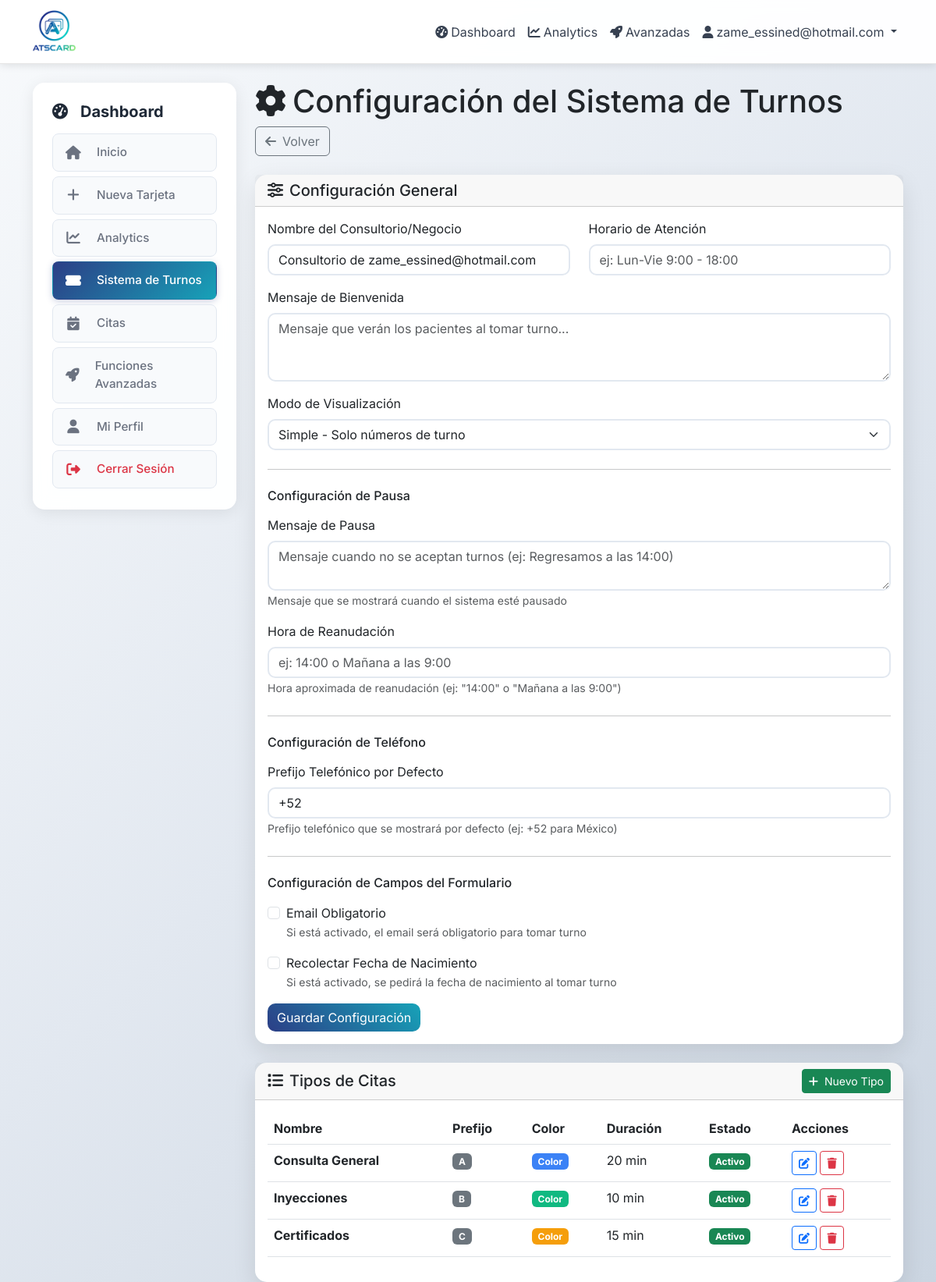
Screenshot of /dashboard/tickets/settings (signed in) with the database file from the repository.
### app/models.py (models this page shows, shortened)
class User(UserMixin, db.Model):
    id = db.Column(db.Integer, primary_key=True)
    email = db.Column(db.String(120), unique=True, nullable=False, index=True)
    password_hash = db.Column(db.String(255), nullable=False)
    role = db.Column(Enum('admin', 'user', name='user_roles'), default='user', nullable=False)
    is_active = db.Column(db.Boolean, default=True, nullable=False)
    is_approved = db.Column(db.Boolean, default=False)
    approved_at = db.Column(db.DateTime)
    approved_by_id = db.Column(db.Integer)
    is_suspended = db.Column(db.Boolean, default=False)
    suspension_reason = db.Column(db.String(500))
    suspended_at = db.Column(db.DateTime)
    suspended_by_id = db.Column(db.Integer)
    max_cards = db.Column(db.Integer, default=1, nullable=False)
    last_login = db.Column(db.DateTime)
    total_views = db.Column(db.Integer, default=0)
    email_verified = db.Column(db.Boolean, default=False)
    email_verified_at = db.Column(db.DateTime)
    reset_token = db.Column(db.String(255))
    reset_token_expires = db.Column(db.DateTime)
    created_at = db.Column(db.DateTime, default=now_utc_for_db)
    updated_at = db.Column(db.DateTime, default=now_utc_for_db, onupdate=now_utc_for_db)
    cards = db.relationship('Card', backref='owner', lazy='dynamic', cascade='all, delete-orphan')
    ticket_system = db.relationship('TicketSystem', backref='owner', uselist=False, cascade='all, delete-orphan')
    def is_admin(self):
        return self.role == 'admin'

class TicketSystem(db.Model):
    __tablename__ = 'ticket_system'
    id = db.Column(db.Integer, primary_key=True)
    user_id = db.Column(db.Integer, db.ForeignKey('user.id'), nullable=False, unique=True)
    is_enabled = db.Column(db.Boolean, default=False, nullable=False)  # Controlado por admin
    business_name = db.Column(db.String(200))  # Nombre del consultorio
    welcome_message = db.Column(db.Text)  # Mensaje de bienvenida para pacientes
    business_hours = db.Column(db.String(500))  # Horario de atención
    max_ticket_types = db.Column(db.Integer, default=10)  # Límite de tipos de tickets
    display_mode = db.Column(Enum('simple', 'detailed', name='display_modes'), default='simple')
    is_accepting_tickets = db.Column(db.Boolean, default=True, nullable=False)  # Si está aceptando turnos
    pause_message = db.Column(db.Text)  # Mensaje cuando está pausado
    resume_time = db.Column(db.String(100))  # Hora de reanudación (ej: "14:00" o "Mañana a las 9:00")
    phone_country_prefix = db.Column(db.String(10), default='+52')  # Prefijo telefónico por defecto
    require_patient_phone = db.Column(db.Boolean, default=True, nullable=False)  # Siempre obligatorio
    require_patient_email = db.Column(db.Boolean, default=False, nullable=False)  # Email obligatorio
    collect_patient_birthdate = db.Column(db.Boolean, default=False, nullable=False)  # Recolectar fecha de nacimiento
    notify_new_ticket = db.Column(db.Boolean, default=True, nullable=False)  # Notificar nuevos turnos
    notify_long_wait = db.Column(db.Boolean, default=True, nullable=False)  # Notificar tiempos largos
    long_wait_threshold = db.Column(db.Integer, default=60, nullable=False)  # Minutos para alerta
    send_whatsapp_reminders = db.Column(db.Boolean, default=False, nullable=False)  # Enviar recordatorios WhatsApp
    reminder_threshold = db.Column(db.Integer, default=3, nullable=False)  # Turnos antes para enviar recordatorio
    target_service_time = db.Column(db.Integer, default=20, nullable=False)  # Tiempo objetivo por paciente (min)
    enable_sound_alerts = db.Column(db.Boolean, default=True, nullable=False)  # Sonido en pantalla pública
    created_at = db.Column(db.DateTime, default=now_utc_for_db)
    updated_at = db.Column(db.DateTime, default=now_utc_for_db, onupdate=now_utc_for_db)
    ticket_types = db.relationship('TicketType', backref='system', lazy='dynamic', cascade='all, delete-orphan')
    tickets = db.relationship('Ticket', backref='system', lazy='dynamic', cascade='all, delete-orphan')
    def get_waiting_count(self):
        return self.tickets.filter_by(status='waiting').count()

class TicketType(db.Model):
    __tablename__ = 'ticket_type'
    id = db.Column(db.Integer, primary_key=True)
    ticket_system_id = db.Column(db.Integer, db.ForeignKey('ticket_system.id'), nullable=False)
    name = db.Column(db.String(100), nullable=False)  # "Consulta General", "Inyecciones", etc.
    description = db.Column(db.String(500))
    color = db.Column(db.String(7), default='#6366f1')  # Color hex para identificación visual
    estimated_duration = db.Column(db.Integer, default=30)  # Duración estimada en minutos
    prefix = db.Column(db.String(5), default='A')  # Prefijo para números de ticket (A, B, C, etc.)
    is_active = db.Column(db.Boolean, default=True)
    order_index = db.Column(db.Integer, default=0)
    created_at = db.Column(db.DateTime, default=now_utc_for_db)
    tickets = db.relationship('Ticket', backref='type', lazy='dynamic', cascade='all, delete-orphan')

### app/dashboard/routes.py (the view, shortened to what this page needs)
@bp.route('/tickets/settings', methods=['GET', 'POST'])
@login_required
def tickets_settings():
    from .forms import TicketSystemForm, TicketTypeForm
    if not current_user.ticket_system or not current_user.ticket_system.is_enabled:
        flash('El sistema de turnos no está habilitado para tu cuenta. Contacta al administrador.', 'warning')
        return redirect(url_for('dashboard.index'))
    system = current_user.ticket_system
    system_form = TicketSystemForm(obj=system)
    ticket_types = system.ticket_types.order_by(TicketType.order_index).all()
    user_agent = request.headers.get('User-Agent', '').lower()
    is_mobile = any(keyword in user_agent for keyword in [
        'mobile', 'android', 'iphone', 'ipad', 'ipod', 'blackberry', 'windows phone'
    ])
    if is_mobile:
        return render_template('dashboard/tickets_settings_pwa.html',
                              system=system,
                              system_form=system_form,
                              ticket_types=ticket_types)
    else:
        return render_template('dashboard/tickets/settings.html',
                              system=system,
                              system_form=system_form,
                              ticket_types=ticket_types)

### app/templates/dashboard/tickets/settings.html (shortened to what this page needs)
{% extends "base.html" %}
{% block content %}
<div class="row">
    <div class="col-md-3">
        {% include 'dashboard/_sidebar.html' %}
    </div>
    <div class="col-md-9">
        <div class="dashboard-header mb-4">
            <div class="header-content">
                <div class="header-left">
                    <h1 class="dashboard-title">
                        <i class="fas fa-cog me-2"></i>Configuración del Sistema de Turnos
                    </h1>
                </div>
                <div class="header-right">
                    <a href="{{ url_for('dashboard.tickets') }}" class="btn btn-outline-secondary">
                        <i class="fas fa-arrow-left me-2"></i>Volver
                    </a>
                </div>
            </div>
        </div>
        <div class="card mb-4">
            <div class="card-header">
                <h5 class="mb-0"><i class="fas fa-sliders-h me-2"></i>Configuración General</h5>
            </div>
            <div class="card-body">
                <form method="POST">
                    <div class="row">
                        <div class="col-md-6 mb-3">
                            {{ system_form.business_name.label(class="form-label") }}
                            {{ system_form.business_name() }}
                        </div>
                        <div class="col-md-6 mb-3">
                            {{ system_form.business_hours.label(class="form-label") }}
                            {{ system_form.business_hours() }}
                        </div>
                    </div>
                    <div class="mb-3">
                        {{ system_form.welcome_message.label(class="form-label") }}
                        {{ system_form.welcome_message() }}
                    </div>
                    <div class="mb-3">
                        {{ system_form.display_mode.label(class="form-label") }}
                        {{ system_form.display_mode() }}
                    </div>
                    <hr class="my-4">
                    <h6 class="mb-3">Configuración de Pausa</h6>
                    <div class="mb-3">
                        {{ system_form.pause_message.label(class="form-label") }}
                        {{ system_form.pause_message() }}
                        <small class="form-text text-muted">Mensaje que se mostrará cuando el sistema esté pausado</small>
                    </div>
                    <div class="mb-3">
                        {{ system_form.resume_time.label(class="form-label") }}
                        {{ system_form.resume_time() }}
                        <small class="form-text text-muted">Hora aproximada de reanudación (ej: "14:00" o "Mañana a las 9:00")</small>
                    </div>
                    <hr class="my-4">
                    <h6 class="mb-3">Configuración de Teléfono</h6>
                    <div class="mb-3">
                        {{ system_form.phone_country_prefix.label(class="form-label") }}
                        {{ system_form.phone_country_prefix() }}
                        <small class="form-text text-muted">Prefijo telefónico que se mostrará por defecto (ej: +52 para México)</small>
                    </div>
                    <hr class="my-4">
                    <h6 class="mb-3">Configuración de Campos del Formulario</h6>
                    <div class="form-check mb-3">
                        {{ system_form.require_patient_email() }}
                        {{ system_form.require_patient_email.label(class="form-check-label") }}
                        <br><small class="form-text text-muted">Si está activado, el email será obligatorio para tomar turno</small>
                    </div>
                    <div class="form-check mb-3">
                        {{ system_form.collect_patient_birthdate() }}
                        {{ system_form.collect_patient_birthdate.label(class="form-check-label") }}
                        <br><small class="form-text text-muted">Si está activado, se pedirá la fecha de nacimiento al tomar turno</small>
                    </div>
                    {{ system_form.submit(class="btn btn-primary") }}
                </form>
            </div>
        </div>
        <div class="card">
            <div class="card-header d-flex justify-content-between align-items-center">
                <h5 class="mb-0"><i class="fas fa-list me-2"></i>Tipos de Citas</h5>
                <a href="{{ url_for('dashboard.new_ticket_type') }}" class="btn btn-sm btn-success">
                    <i class="fas fa-plus me-2"></i>Nuevo Tipo
                </a>
            </div>
            <div class="card-body">
                {% if ticket_types %}
                    <div class="table-responsive">
                        <table class="table table-hover">
                            <thead>
                                <tr>
                                    <th>Nombre</th>
                                    <th>Prefijo</th>
                                    <th>Color</th>
                                    <th>Duración</th>
                                    <th>Estado</th>
                                    <th>Acciones</th>
                                </tr>
                            </thead>
                            <tbody>
                                {% for ticket_type in ticket_types %}
                                <tr>
                                    <td><strong>{{ ticket_type.name }}</strong></td>
                                    <td><span class="badge bg-secondary">{{ ticket_type.prefix }}</span></td>
                                    <td><span class="badge" style="background-color: {{ ticket_type.color }};">Color</span></td>
                                    <td>{{ ticket_type.estimated_duration }} min</td>
                                    <td>
                                        {% if ticket_type.is_active %}
                                            <span class="badge bg-success">Activo</span>
                                        {% else %}
                                            <span class="badge bg-secondary">Inactivo</span>
                                        {% endif %}
                                    </td>
                                    <td>
                                        <a href="{{ url_for('dashboard.edit_ticket_type', id=ticket_type.id) }}"
                                           class="btn btn-sm btn-outline-primary">
                                            <i class="fas fa-edit"></i>
                                        </a>
                                        <form method="POST" action="{{ url_for('dashboard.delete_ticket_type', id=ticket_type.id) }}"
                                              style="display: inline;"
                                              onsubmit="return confirm('¿Eliminar este tipo de cita?');">
                                            <button type="submit" class="btn btn-sm btn-outline-danger">
                                                <i class="fas fa-trash"></i>
                                            </button>
                                        </form>
                                    </td>
                                </tr>
                                {% endfor %}
                            </tbody>
                        </table>
                    </div>
                {% endif %}
            </div>
        </div>
    </div>
</div>
{% endblock %}

### app/templates/base.html (shortened to what this page needs)
<!DOCTYPE html>
<html lang="es">
<head>
    <link href="https://cdn.jsdelivr.net/npm/bootstrap@5.3.0/dist/css/bootstrap.min.css" rel="stylesheet">
    <link href="https://cdnjs.cloudflare.com/ajax/libs/font-awesome/6.4.0/css/all.min.css" rel="stylesheet">
</head>
<body>
    <nav class="navbar navbar-expand-lg navbar-light mb-4">
        <div class="container">
            <a class="navbar-brand d-flex align-items-center" href="{{ url_for('index') }}">
                <img src="{{ url_for('static', filename='logo/logoNB.png') }}" alt="ATScard" class="navbar-logo me-2">
            </a>
            <div class="collapse navbar-collapse" id="navbarNav">
                <ul class="navbar-nav ms-auto">
                    {% if current_user.is_authenticated %}
                        <li class="nav-item">
                            <a class="nav-link" href="{{ url_for('dashboard.index') }}">
                                <i class="fas fa-tachometer-alt me-1"></i>Dashboard
                            </a>
                        </li>
                        <li class="nav-item">
                            <a class="nav-link" href="{{ url_for('dashboard.analytics') }}">
                                <i class="fas fa-chart-line me-1"></i>Analytics
                            </a>
                        </li>
                        <li class="nav-item">
                            <a class="nav-link" href="{{ url_for('dashboard.advanced_features') }}">
                                <i class="fas fa-rocket me-1"></i>Avanzadas
                            </a>
                        </li>
                        <li class="nav-item dropdown">
                            <a class="nav-link dropdown-toggle" href="#" role="button" data-bs-toggle="dropdown">
                                <i class="fas fa-user me-1"></i>{{ current_user.email }}
                            </a>
                        </li>
                    {% endif %}
                </ul>
            </div>
        </div>
    </nav>
    <div class="container">
        {% block content %}{% endblock %}
    </div>
</body>
</html>

### rows the page displays
User: email "zame_essined@hotmail.com"
TicketSystem: business_name "Consultorio de zame_essined@hotmail.com", display_mode "Simple - Solo números de turno", phone_country_prefix "+52"
TicketType: name "Consulta General", prefix "A", estimated_duration "20", is_active "Activo"
TicketType: name "Inyecciones", prefix "B", estimated_duration "10", is_active "Activo"
TicketType: name "Certificados", prefix "C", estimated_duration "15", is_active "Activo"

### other values shown
{{ system_form.business_name.label(class="form-label") }} "Nombre del Consultorio/Negocio"
{{ system_form.business_hours.label(class="form-label") }} "Horario de Atención"
{{ system_form.welcome_message.label(class="form-label") }} "Mensaje de Bienvenida"
{{ system_form.display_mode.label(class="form-label") }} "Modo de Visualización"
{{ system_form.pause_message.label(class="form-label") }} "Mensaje de Pausa"
{{ system_form.resume_time.label(class="form-label") }} "Hora de Reanudación"
{{ system_form.phone_country_prefix.label(class="form-label") }} "Prefijo Telefónico por Defecto"
{{ system_form.require_patient_email.label(class="form-check-label") }} "Email Obligatorio"
{{ system_form.collect_patient_birthdate.label(class="form-check-label") }} "Recolectar Fecha de Nacimiento"
